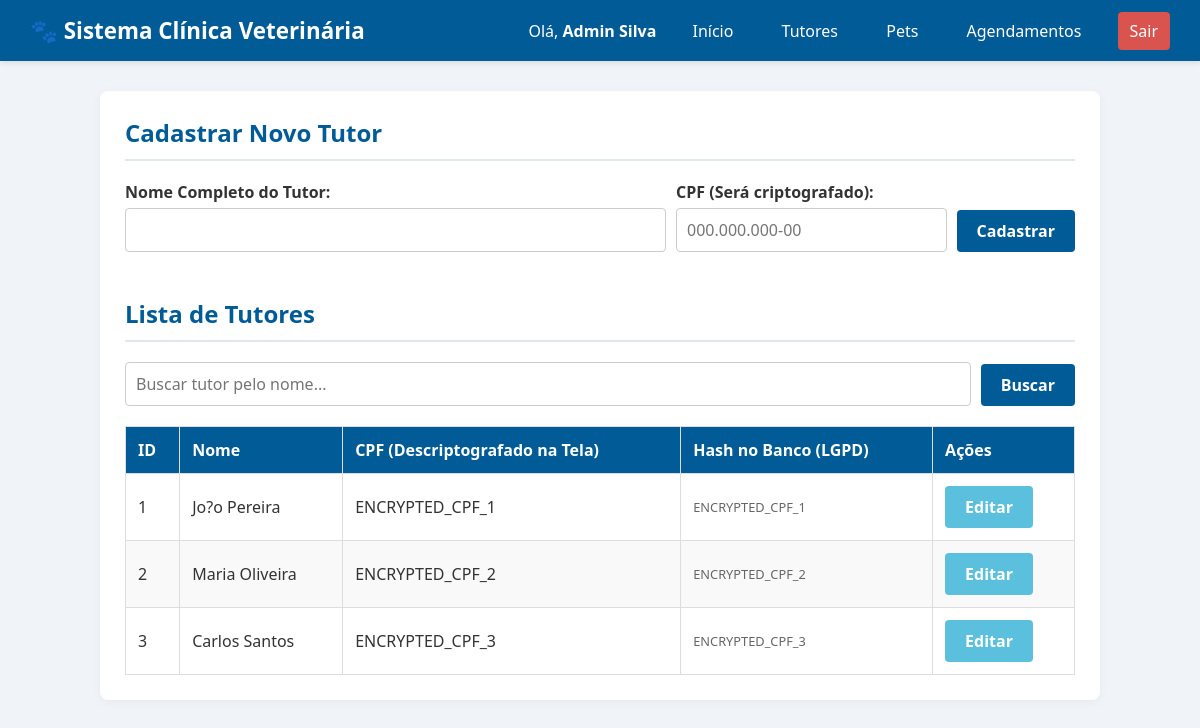
The app's page /sistemapets/tutores.php (signed in) with its own data.
### tables this page shows
CREATE TABLE `tutores` (
  `id` int(11) NOT NULL,
  `nome` varchar(100) NOT NULL,
  `cpf` varchar(255) NOT NULL
);

### sistemapets/conexao.php (called while the page is built, shortened)
<?php
function descriptografarCPF($cpfBase64) {
    $dados = base64_decode($cpfBase64);
    $ivLen = openssl_cipher_iv_length(METODO_CRIPTO);
    if (strlen($dados) <= $ivLen) return $cpfBase64;
    $iv = substr($dados, 0, $ivLen);
    $cripto = substr($dados, $ivLen);
    $dec = openssl_decrypt($cripto, METODO_CRIPTO, CHAVE_LGPD, 0, $iv);
    return $dec !== false ? $dec : $cpfBase64;
}
?>

### sistemapets/tutores.php (the view, shortened to what this page needs)
<?php
require 'conexao.php';
$tutor_editar = null;
$busca = $_GET['busca'] ?? '';
if ($busca !== '') {
    $stmt = $pdo->prepare("SELECT * FROM tutores WHERE nome LIKE ?");
    $stmt->execute(["%$busca%"]);
} else {
    $stmt = $pdo->query("SELECT * FROM tutores");
}
$tutores = $stmt->fetchAll(PDO::FETCH_ASSOC);
?>
<!DOCTYPE html>
<html lang="pt-BR">
<head>
    <link rel="stylesheet" href="style.css">
</head>
<body>
    <header>
        <h1>🐾 Sistema Clínica Veterinária</h1>
        <nav>
            <span>Olá, <strong><?= htmlspecialchars($_SESSION['usuario_nome']) ?></strong></span>
            <a href="principal.php">Início</a>
            <a href="tutores.php">Tutores</a>
            <a href="pets.php">Pets</a>
            <a href="agendamentos.php">Agendamentos</a>
            <a href="logout.php" class="btn-sair">Sair</a>
        </nav>
    </header>
    <div class="container">
        <h2><?= $tutor_editar ? 'Editar Tutor' : 'Cadastrar Novo Tutor' ?></h2>
        <form method="POST" action="tutores.php">
            <div class="flex-row">
                <div class="form-group" style="flex: 2;">
                    <label>Nome Completo do Tutor:</label>
                    <input type="text" name="nome" value="<?= $tutor_editar ? htmlspecialchars($tutor_editar['nome']) : '' ?>" required>
                </div>
                <div class="form-group" style="flex: 1;">
                    <label>CPF (Será criptografado):</label>
                    <input type="text" name="cpf" placeholder="000.000.000-00" value="<?= $tutor_editar ? htmlspecialchars(descriptografarCPF($tutor_editar['cpf'])) : '' ?>" required>
                </div>
                <div class="form-group">
                    <button type="submit"><?= $tutor_editar ? 'Salvar Alterações' : 'Cadastrar' ?></button>
                </div>
            </div>
        </form>
        <h2 style="margin-top: 30px;">Lista de Tutores</h2>
        <form method="GET" action="tutores.php" class="flex-row">
            <div class="form-group" style="flex: 1; margin-bottom: 0;">
                <input type="text" name="busca" placeholder="Buscar tutor pelo nome..." value="<?= htmlspecialchars($busca) ?>">
            </div>
            <button type="submit">Buscar</button>
        </form>
        <table>
            <thead>
                <tr>
                    <th>ID</th>
                    <th>Nome</th>
                    <th>CPF (Descriptografado na Tela)</th>
                    <th>Hash no Banco (LGPD)</th>
                    <th>Ações</th>
                </tr>
            </thead>
            <tbody>
                <?php foreach ($tutores as $t): ?>
                <tr>
                    <td><?= $t['id'] ?></td>
                    <td><?= htmlspecialchars($t['nome']) ?></td>
                    <td><?= htmlspecialchars(descriptografarCPF($t['cpf'])) ?></td>
                    <td style="font-size: 0.8rem; color: #666; max-width: 150px; overflow: hidden; text-overflow: ellipsis;"><?= htmlspecialchars($t['cpf']) ?></td>
                    <td><a href="tutores.php?editar=<?= $t['id'] ?>"><button type="button" class="btn-sec">Editar</button></a></td>
                </tr>
                <?php endforeach; ?>
            </tbody>
        </table>
    </div>
</body>
</html>

### sistemapets/style.css (style rules this page uses)
* { box-sizing: border-box; margin: 0; padding: 0; font-family: 'Segoe UI', Tahoma, Geneva, Verdana, sans-serif; }
body { background-color: #f0f4f8; color: #333; }
header { background-color: #005b96; color: white; padding: 15px 30px; display: flex; justify-content: space-between; align-items: center; box-shadow: 0 2px 5px rgba(0,0,0,0.1); }
header h1 { font-size: 1.4rem; }
nav a { color: white; text-decoration: none; margin-left: 20px; font-weight: 500; padding: 8px 12px; border-radius: 4px; transition: background 0.3s; }
.btn-sair { background-color: #d9534f; }
.container { max-width: 1000px; margin: 30px auto; background: white; padding: 25px; border-radius: 8px; box-shadow: 0 2px 10px rgba(0,0,0,0.05); }
h2 { color: #005b96; margin-bottom: 20px; border-bottom: 2px solid #e1e8ed; padding-bottom: 10px; }
.form-group { margin-bottom: 15px; }
label { display: block; margin-bottom: 5px; font-weight: bold; }
input, select { width: 100%; padding: 10px; border: 1px solid #ccc; border-radius: 4px; font-size: 1rem; }
button { background-color: #005b96; color: white; border: none; padding: 10px 20px; border-radius: 4px; cursor: pointer; font-size: 1rem; font-weight: bold; }
.btn-sec { background-color: #5bc0de; }
table { width: 100%; border-collapse: collapse; margin-top: 20px; }
th, td { border: 1px solid #ddd; padding: 12px; text-align: left; }
th { background-color: #005b96; color: white; }
tr:nth-child(even) { background-color: #f9f9f9; }
.flex-row { display: flex; gap: 10px; align-items: flex-end; }

### records on screen
tutores: id "1", nome "Jo?o Pereira", cpf "ENCRYPTED_CPF_1"
tutores: id "2", nome "Maria Oliveira", cpf "ENCRYPTED_CPF_2"
tutores: id "3", nome "Carlos Santos", cpf "ENCRYPTED_CPF_3"

### other values on screen
$_SESSION['usuario_nome'] "Admin Silva"
